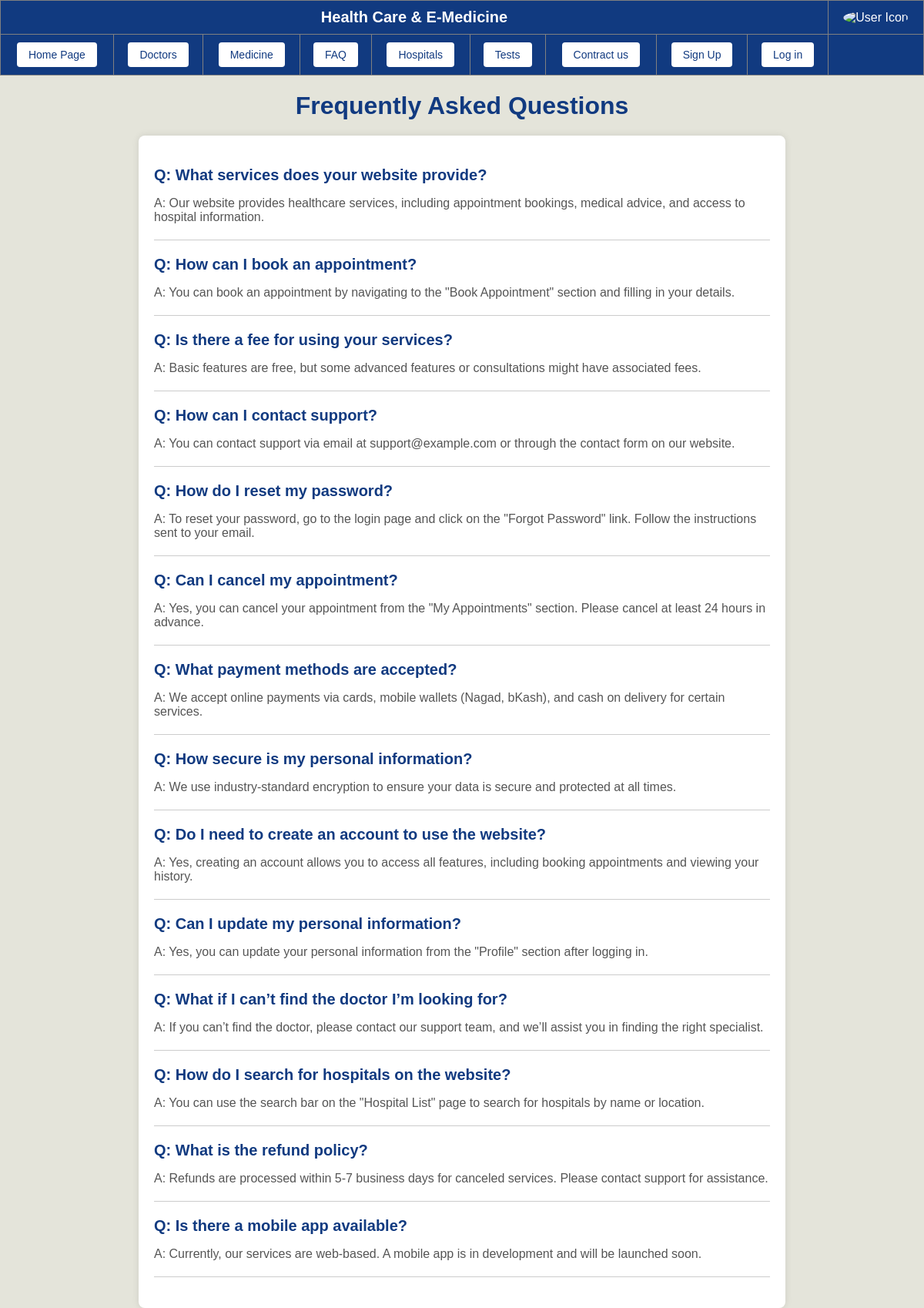
The app's page /HealthCareAndEMedicine/View/faq.php with its own data.
### tables this page shows
CREATE TABLE `faqs` (
  `id` int(11) NOT NULL,
  `question` varchar(255) NOT NULL,
  `answer` text NOT NULL
);

### HealthCareAndEMedicine/Model/userModel.php (called while the page is built, shortened)
<?php
function getConnection(){
    $con = mysqli_connect('127.0.0.1', 'root', '', 'emedicine');
    return $con;
}
function getFAQs()
{
    $conn = getConnection();
    $sql = "SELECT * FROM faqs";
    $result = mysqli_query($conn, $sql);
    if ($result) {
        $faqs = mysqli_fetch_all($result, MYSQLI_ASSOC);
    } else {
        $faqs = [];
    }
    return $faqs;
}
?>

### HealthCareAndEMedicine/View/faq.php (the view, shortened to what this page needs)
<?php
require_once('../Model/userModel.php');
$faqs = getFAQs();
?>
<!DOCTYPE html>
<html lang="en">
<head>
</head>
<body>
    <table border="1">
        <tr>
            <td colspan="9" align="center" style="font-size: 20px; font-weight: bold;">
                Health Care & E-Medicine
            </td>
            <td align="center">
                <img src="" alt="User Icon" width="40" height="40">
            </td>
        </tr>
       <tr>
            <td><button onclick="location.href='home.html'">Home Page</button></td>
            <td><button onclick="location.href='Department.html'">Doctors</button></td>
            <td><button onclick="location.href='medicine.html'">Medicine</button></td>
            <td><button onclick="location.href='faq.php'">FAQ</button></td>
            <td><button onclick="location.href='hospital.html'">Hospitals</button></td>
            <td><button onclick="location.href='tests.html'">Tests</button></td>
            <td><button onclick="location.href='contractUs.html'">Contract us</button></td>
            <td><button onclick="location.href='signUp.html'">Sign Up</button></td>
            <td><button onclick="location.href='logIn.html'">Log in</button></td>
        </tr>
    </table>
    <h1>Frequently Asked Questions</h1>
    <div class="faq-container">
        <?php if (!empty($faqs)): ?>
            <?php foreach ($faqs as $faq): ?>
                <div>
                    <h3>Q: <?= htmlspecialchars($faq['question']) ?></h3>
                    <p>A: <?= htmlspecialchars($faq['answer']) ?></p>
                </div>
                <hr>
            <?php endforeach; ?>
        <?php else: ?>
            <p class="no-faqs">No FAQs available at the moment.</p>
        <?php endif; ?>
    </div>
</body>
</html>

### records on screen
faqs: question "What services does your website provide?", answer "Our website provides healthcare services, including appointment bookings, medical advice, and access to hospital information."
faqs: question "How can I book an appointment?", answer "You can book an appointment by navigating to the \"Book Appointment\" section and filling in your details."
faqs: question "Is there a fee for using your services?", answer "Basic features are free, but some advanced features or consultations might have associated fees."
faqs: question "How can I contact support?", answer "You can contact support via email at support@example.com or through the contact form on our website."
faqs: question "How do I reset my password?", answer "To reset your password, go to the login page and click on the \"Forgot Password\" link. Follow the instructions sent to your email."
faqs: question "Can I cancel my appointment?", answer "Yes, you can cancel your appointment from the \"My Appointments\" section. Please cancel at least 24 hours in advance."
faqs: question "What payment methods are accepted?", answer "We accept online payments via cards, mobile wallets (Nagad, bKash), and cash on delivery for certain services."
faqs: question "How secure is my personal information?", answer "We use industry-standard encryption to ensure your data is secure and protected at all times."
faqs: question "Do I need to create an account to use the website?", answer "Yes, creating an account allows you to access all features, including booking appointments and viewing your history."
faqs: question "Can I update my personal information?", answer "Yes, you can update your personal information from the \"Profile\" section after logging in."
faqs: question "What if I can’t find the doctor I’m looking for?", answer "If you can’t find the doctor, please contact our support team, and we’ll assist you in finding the right specialist."
faqs: question "How do I search for hospitals on the website?", answer "You can use the search bar on the \"Hospital List\" page to search for hospitals by name or location."
faqs: question "What is the refund policy?", answer "Refunds are processed within 5-7 business days for canceled services. Please contact support for assistance."
faqs: question "Is there a mobile app available?", answer "Currently, our services are web-based. A mobile app is in development and will be launched soon."
